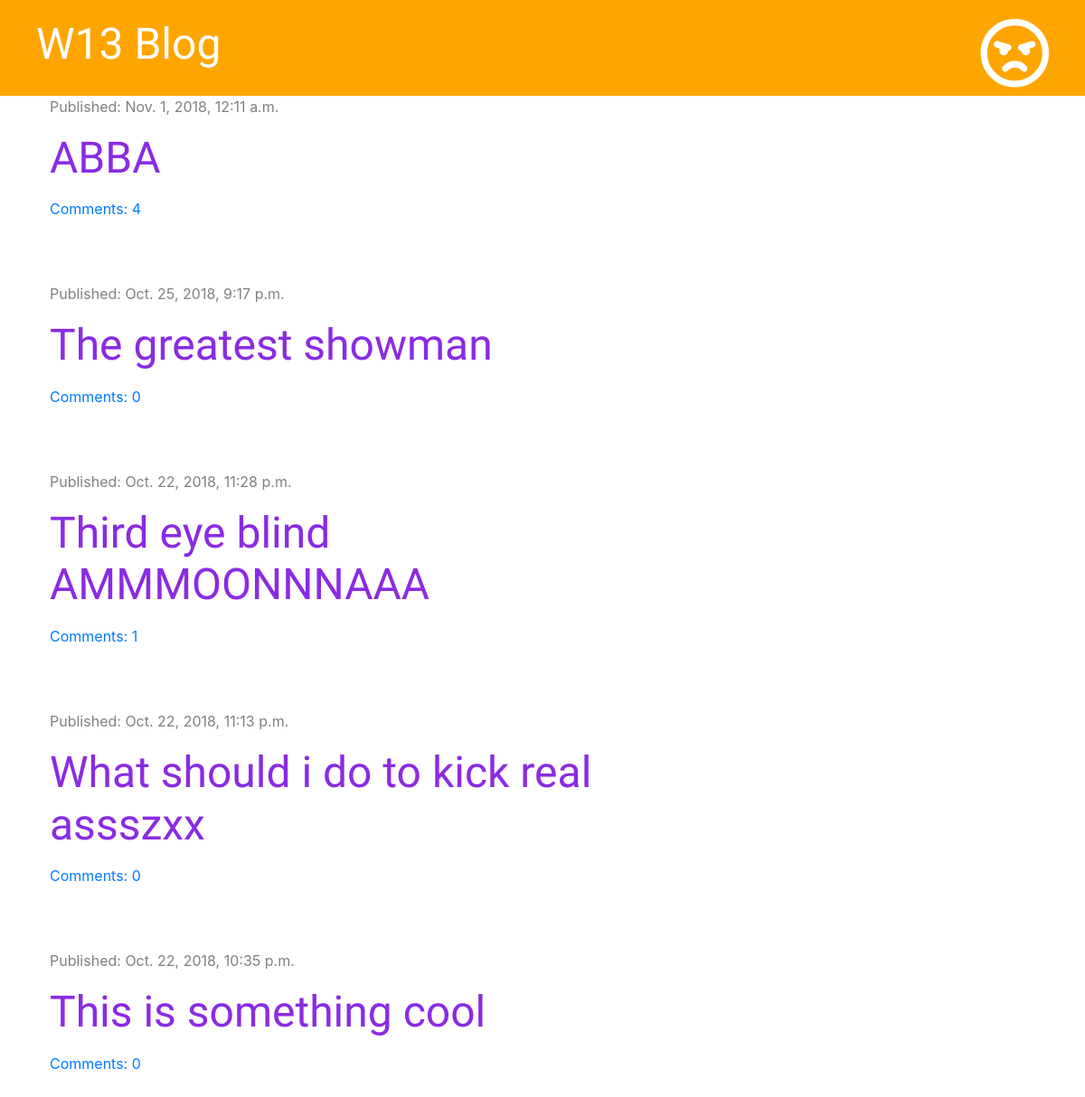
The app's page /, older data.
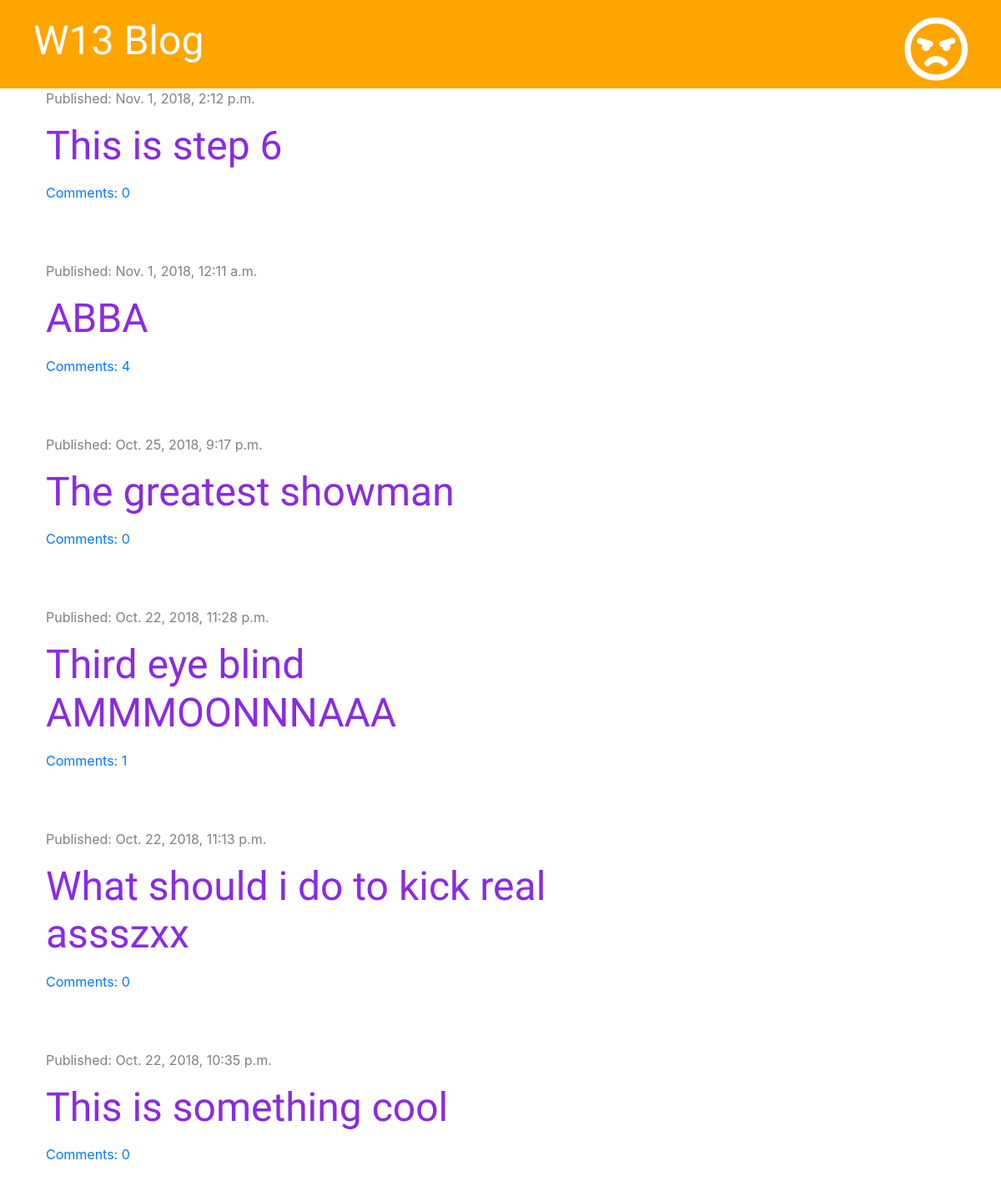
The same page, newer data.
### blog/models.py (models this page shows, shortened)
class Post(models.Model):
    author = models.ForeignKey('auth.User', on_delete=models.CASCADE)
    title = models.CharField(max_length = 200)
    text = models.TextField()
    created_date = models.DateTimeField(default = timezone.now)
    published_date = models.DateTimeField(blank = True, null = True)
    def approved_comments(self):
        return self.comments.filter(approved=True)

### blog/views.py (the view)
# urls.py: path('',views.post_list,name='post_list'),
def post_list(request):
    posts = Post.objects.filter(published_date__lte = timezone.now()).order_by('-published_date')
    stuff_for_frontend = {'posts' : posts}
    return render(request, 'blog/post_list.html',stuff_for_frontend)

### blog/static/templatetags/markdownify.py (called while the page is built)
@register.filter
def markdown(value):
    renderer = HighlightRenderer()
    markdown = mistune.Markdown(renderer=renderer)
    return markdown(value)

### blog/templates/blog/post_list.html (shortened to what this page needs)
{% extends 'blog/base.html' %}
{% load markdownify %}
{% block content %}
    {% for post in posts %}
        <div class="post">
            <div class="date">
                <p>Published: {{ post.published_date }}</p>
            </div>
            <h1><a href="{% url 'post_detail' pk=post.pk %}">{{ post.title }}</a></h1>
            <a href="{% url 'post_detail' pk=post.pk %}">Comments: {{ post.approved_comments.count }}</a>
            <br>
        </div>
    {% endfor %}
{% endblock %}

### blog/templates/blog/base.html (shortened to what this page needs)
{% load staticfiles %}
<!DOCTYPE html>
<html>
<head>
    <link href="https://stackpath.bootstrapcdn.com/bootstrap/4.1.3/css/bootstrap.min.css" rel="stylesheet">
    <link rel="stylesheet" type="text/css" href="{% static 'css/blog.css' %}" >
    <link rel="stylesheet" href="https://use.fontawesome.com/releases/v5.4.1/css/all.css">
    <link rel="stylesheet" type="text/css" href="{% static 'css/zenburn.css' %}">
</head>
<body>
<div class="page-header">
    {% if user.is_authenticated %}
        <a class="top-menu" href="{% url 'post_new' %}"><i class="fas fa-plus-circle fa-5x" style="color: white"></i></a>
        <a class="top-menu" href="{% url 'post_draft_list' %}" ><i class="fas fa-drafting-compass fa-5x"></i></a>
        <p class="top-menu" >Hello {{ user.username }}<a href="{% url 'logout' %}" >( logout )</a> </p>
    {% else %}
        <a class="top-menu" href="{% url 'login' %}"><i class="far fa-angry fa-3x"></i></a>
        {% endif %}
    <h1><a href="{% url 'post_list' %}">W13 Blog</a></h1>
</div>
<div class= "content container">
    <div class="row">
        <div class="col-md-8">
            {% block content %}
            {% endblock %}
        </div>
    </div>
</div>
</body>
</html>

### blog/static/css/blog.css (style rules this page uses)
.page-header { background-color: orange; padding: 20px 20px 20px 40px; margin-top: 0px; }
.page-header h1 a { color:white; font-size: 36pt; text-decoration: none; }
.content { margin-left: 40px; }
h1,h2,h3,h4 { font-family: 'Tangerine','Inconsolata','Droid Sans', serif; font-size: 48px; }
.date { color: grey; }
.post { margin-bottom: 70px; }
.post h1 a, .post h1 { color: blueviolet }
.top-menu { color:white; float: right; font-size: 26px; margin-right: 20px; }

Row changes from the older to the newer data that the page shows:
added Post: published_date "Nov. 1, 2018, 2:12 p.m.", title "This is step 6", approved_comments.count "0"
